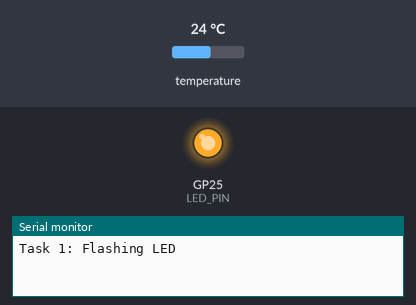
The sketch below on a simulated Raspberry Pi Pico. Shown: output pins drawn as LEDs (lit = HIGH), the last lines printed to the serial monitor. The test bench sets the inputs (shaded band); at power-on: temperature 24 °C.

Above: at 0.05 s.
At 2.9 s:
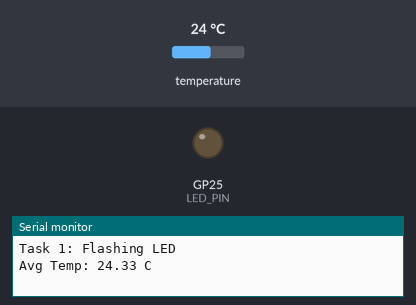
Timing chart, 0 to 6.5 s (numbered marks = the images above):
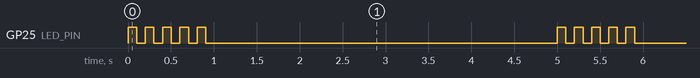

Measured:
- by itself, GP25 (LED_PIN): repeats every 5.0 s: 4 × (LOW 0.10 s, HIGH 0.10 s), LOW 4.1 s, HIGH 0.10 s
- by itself, everything shown: repeats every 5.0 s, in 10 steps

The sketch:

freertos_exercise_4_solution.ino
```cpp
#include <FreeRTOS.h>
#include <task.h>

#include "hardware/adc.h"
#include "hardware/gpio.h"

#define SERIAL_PORT Serial
#define LED_PIN LED_BUILTIN
#define TEMP_BUFFER_SIZE 5

float tempBuffer[TEMP_BUFFER_SIZE];
int tempBufferIndex = 0;

/* Task1 flashes the onboard LED, task2 retrieves the avg remperature of the room */
/* Task1 gets higher priority (RMS) as it has a smaller period 5 < 10 */

void task1(void *pvParameters) {
  TickType_t xLastWakeTime = xTaskGetTickCount();

  const TickType_t xFrequency = pdMS_TO_TICKS(5000); // PERIOD

  pinMode(LED_PIN, OUTPUT);

  for (;;) {

    const TickType_t xFlashDuration = pdMS_TO_TICKS(1000); // EXEC TIME

    TickType_t xEndTime = xTaskGetTickCount() + xFlashDuration;

    SERIAL_PORT.println("Task 1: Flashing LED");

    while (xTaskGetTickCount() < xEndTime) {
      digitalWrite(LED_PIN, HIGH);
      vTaskDelay(pdMS_TO_TICKS(100));
      digitalWrite(LED_PIN, LOW);
      vTaskDelay(pdMS_TO_TICKS(100));
    }

    vTaskDelayUntil(&xLastWakeTime, xFrequency);
  }
}

// Task2 could be used to update a numerical display**
// prints the average temperature, reads the temperature of the room
// updates a buffer and performs operations in the 2 seconds

void task2(void *pvParameters) {
  TickType_t xLastWakeTime = xTaskGetTickCount();
  const TickType_t xFrequency = pdMS_TO_TICKS(10000); // 10 seconds
  const TickType_t xExecutionTime = pdMS_TO_TICKS(2000); // 2 seconds

  adc_init();
  adc_set_temp_sensor_enabled(true);
  adc_select_input(4);

  for (;;) {
    TickType_t xStartTime = xTaskGetTickCount();
    TickType_t xEndTime = xStartTime + xExecutionTime;

    float averageTemp = 0;

    while (xTaskGetTickCount() < xEndTime) {
      uint16_t raw = adc_read();
      const float conversionFactor = 3.3f / (1 << 12);
      float voltage = raw * conversionFactor;
      float temperature = 27 - (voltage - 0.706) / 0.001721;

      tempBuffer[tempBufferIndex] = temperature;
      tempBufferIndex = (tempBufferIndex + 1) % TEMP_BUFFER_SIZE;

      float tempSum = 0;
      for (int i = 0; i < TEMP_BUFFER_SIZE; i++) {
        tempSum += tempBuffer[i];
      }

      averageTemp = tempSum / TEMP_BUFFER_SIZE;
    }

    SERIAL_PORT.print("Avg Temp: ");
    SERIAL_PORT.print(averageTemp);
    SERIAL_PORT.println(" C");

    vTaskDelayUntil(&xLastWakeTime, xFrequency);
  }
}

void setup() {
  SERIAL_PORT.begin(115200);

  xTaskCreate(task1, "Task 1", 1000, NULL, 2, NULL); // Higher priority
  xTaskCreate(task2, "Task 2", 1000, NULL, 1, NULL); // Lower priority
}

void loop() {
}
```
